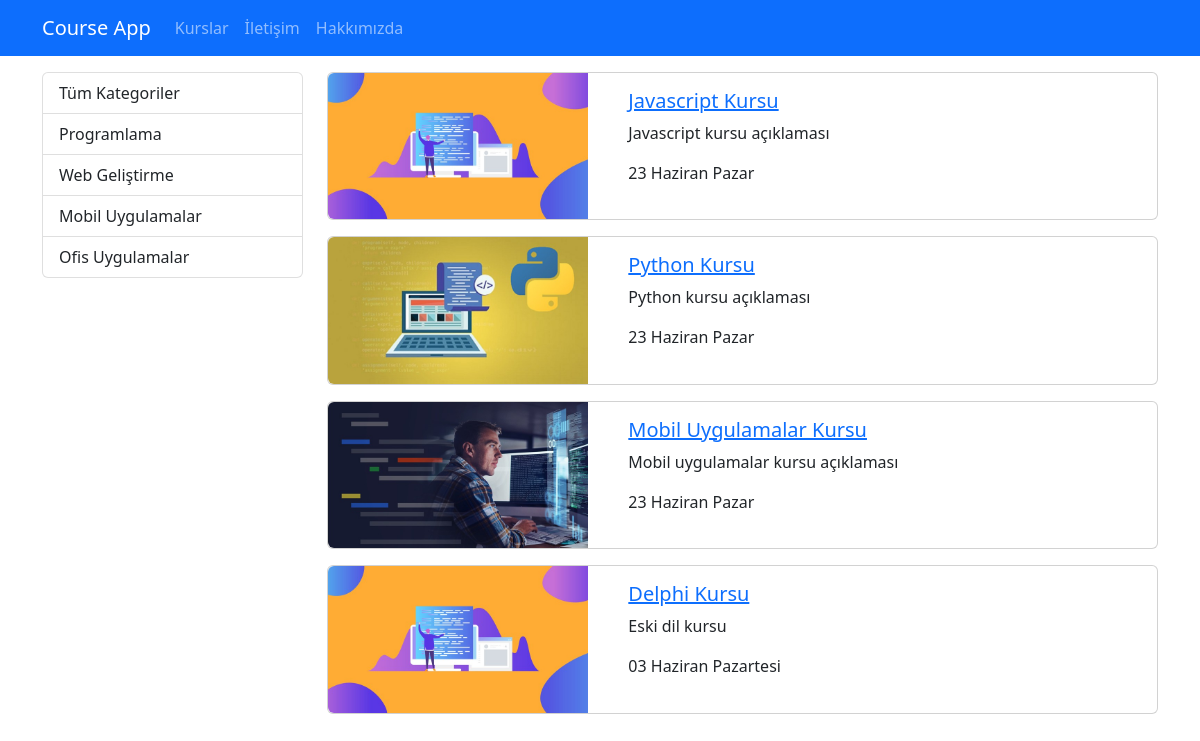
Before: /kurslar/ with the older database file.
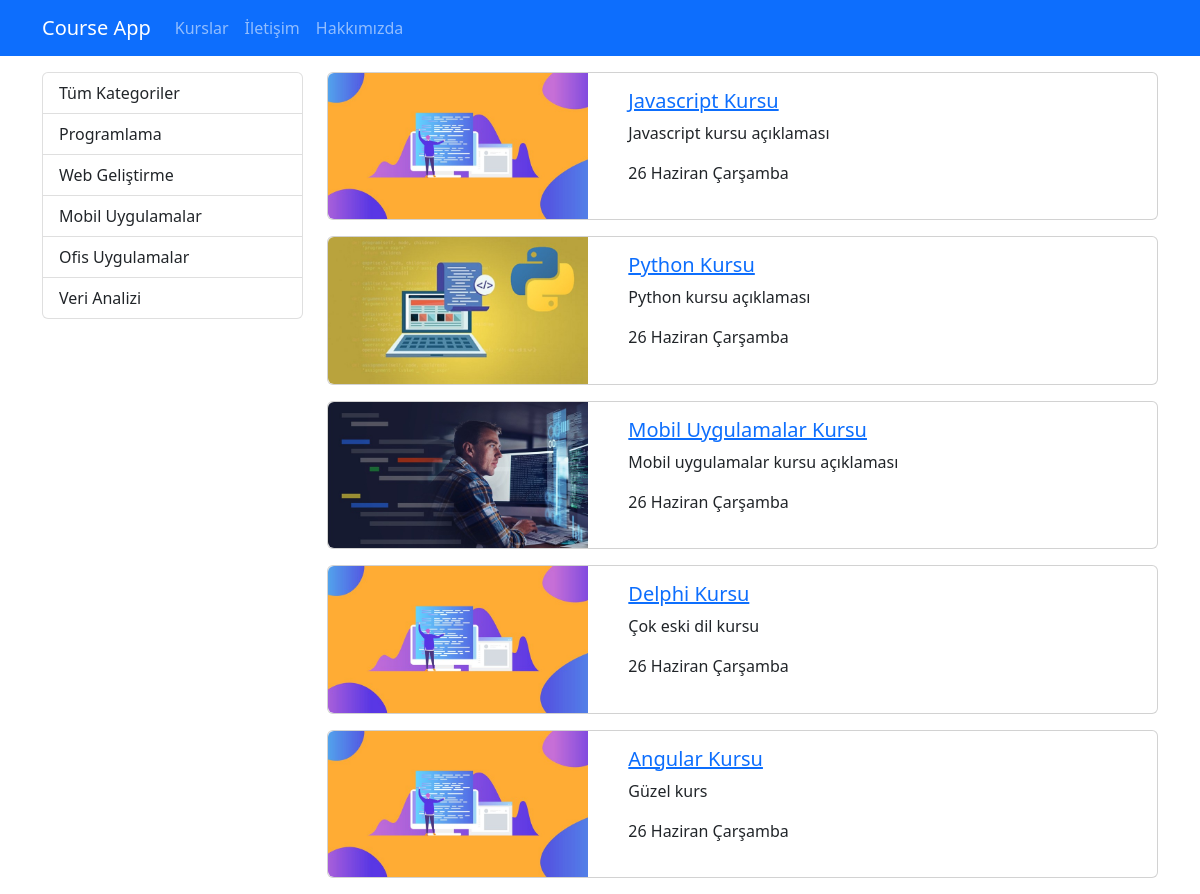
After: the same page with the newer database file.
### djangoapp/models.py (models this page shows, shortened)
class Category(models.Model):
    name = models.CharField(max_length=40)
    slug = models.SlugField(default="",null=False,unique=True,db_index=True, max_length=50)

class Course(models.Model):
    title = models.CharField(max_length=50)
    description = models.TextField()
    imageUrl = models.CharField(max_length=50, blank=False)
    date = models.DateField(auto_now=True)
    isActive = models.BooleanField()
    slug = models.SlugField(default="",blank=True, null=False, unique=True, db_index=True)
    category = models.ForeignKey(Category,default=1, on_delete=models.CASCADE)

### djangoapp/views.py (the view)
# urls.py: path('', views.index),
def index(request):
    kurslar = Course.objects.filter(isActive=1)
    kategoriler = Category.objects.all()
    return render(request, 'courses/index.html', {
        'categories' : kategoriler,
        'courses' : kurslar
    }
    )

### djangoapp/templates/courses/index.html (shortened to what this page needs)
{% extends "layout.html" %}
{% load static %}
{% block css_files %}
    <link rel="stylesheet" href="{% static 'courses/css/style.css' %}">
    <link rel="stylesheet" href="https://cdnjs.cloudflare.com/ajax/libs/font-awesome/6.5.2/css/all.min.css"/>
{% endblock css_files %}
{% block content %}
<div class="container mt-3">
    <div class="row">
        <div class="col-3">
            {% include 'courses/partials/_categories.html' %}
        </div>
        <div class="col-9">
            {% for course in courses %}
                {% include 'courses/partials/_course.html' %}
            {% endfor %}
        </div>
    </div>
</div>
{% endblock content %}

### templates/layout.html (shortened to what this page needs)
{% load static %}
<!DOCTYPE html>
<html lang="en">
<head>
    <link rel="stylesheet" href="{% static 'css/bootstrap.min.css' %}"/>
    {% block css_files %}{% endblock css_files %}
</head>
<body>
    {% include 'partials/_nav.html' %}
    {% block content %} {% endblock content %}
</body>
</html>

### templates/partials/_nav.html
<nav class="navbar navbar-expand-lg bg-primary navbar-dark">
    <div class="container">
        <a href="/" class="navbar-brand">Course App</a>
        <ul class="navbar-nav me-auto">
            <li class="nav-item">
                <a href="/courses" class="nav-link">Kurslar</a>
            </li>
            <li class="nav-item">
                <a href="/contact" class="nav-link">İletişim</a>
            </li>
            <li class="nav-item">
                <a href="/about" class="nav-link">Hakkımızda</a>
            </li>
        </ul>
    </div>
</nav>

### djangoapp/templates/courses/partials/_categories.html
<div class="list-group">
    <a href="/kurslar" class="list-group-item list-group-item-action">Tüm Kategoriler</a>
    {% for category in categories %}
        <a href="{% url 'courses_by_category' category.slug %}"
        class="list-group-item list-group-item-action {% if seciliKategori == category.slug %}active{% endif %}">
        {{ category.name|title }}
    </a>
    {% endfor %}
</div>

### djangoapp/templates/courses/partials/_course.html
{% load static %}
<div class="card mb-3">
    <div class="row">
        <div class="col-4">
            <img class="img-fluid rounded-start" src="{% static "courses/img/"|add:course.imageUrl %}" alt="{{ course.title }}">
        </div>
        <div class="col-8">
            <div class="card-body">
                <h5 class="card-title">
                    <a href="{% url 'course_details' course.slug %}">
                    {{ course.title|title }}
                    </a>
                </h5>
                <p class="card-text">{{ course.description|capfirst|truncatechars:40 }}</p>
                <p>{{ course.date|date:"d F l"}}</p>
            </div>
        </div>
    </div>
</div>

Changed rows visible on the page:
added Category: name "Veri Analizi"
changed Course "Javascript Kursu": date "23 Haziran Pazar" → "26 Haziran Çarşamba"
changed Course "Python Kursu": date "23 Haziran Pazar" → "26 Haziran Çarşamba"
changed Course "Mobil Uygulamalar Kursu": date "23 Haziran Pazar" → "26 Haziran Çarşamba"
changed Course "Delphi Kursu": description "Eski dil kursu" → "Çok eski dil kursu"; date "03 Haziran Pazartesi" → "26 Haziran Çarşamba"
added Course: imageUrl (picture), title "Angular Kursu", description "Güzel kurs", date "26 Haziran Çarşamba"
